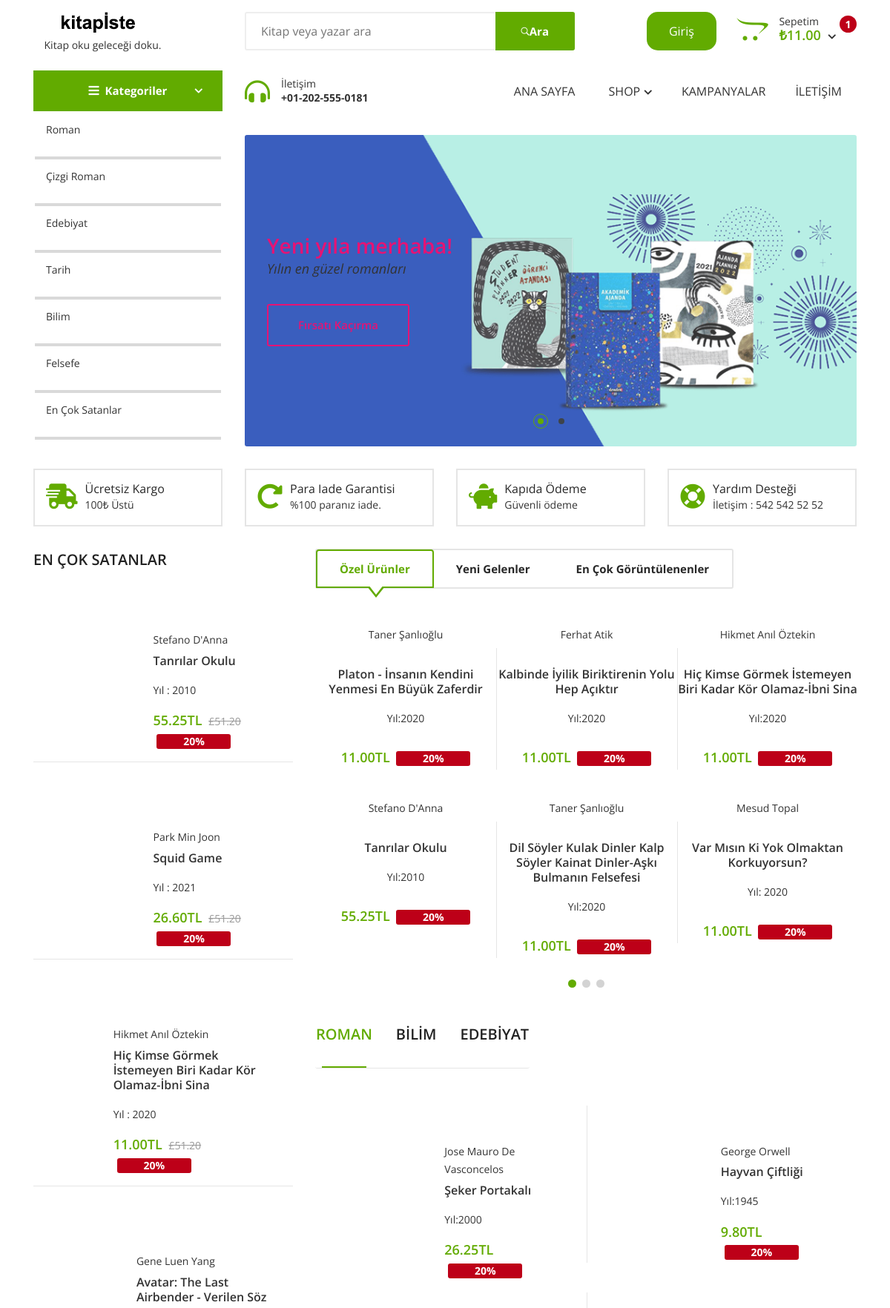
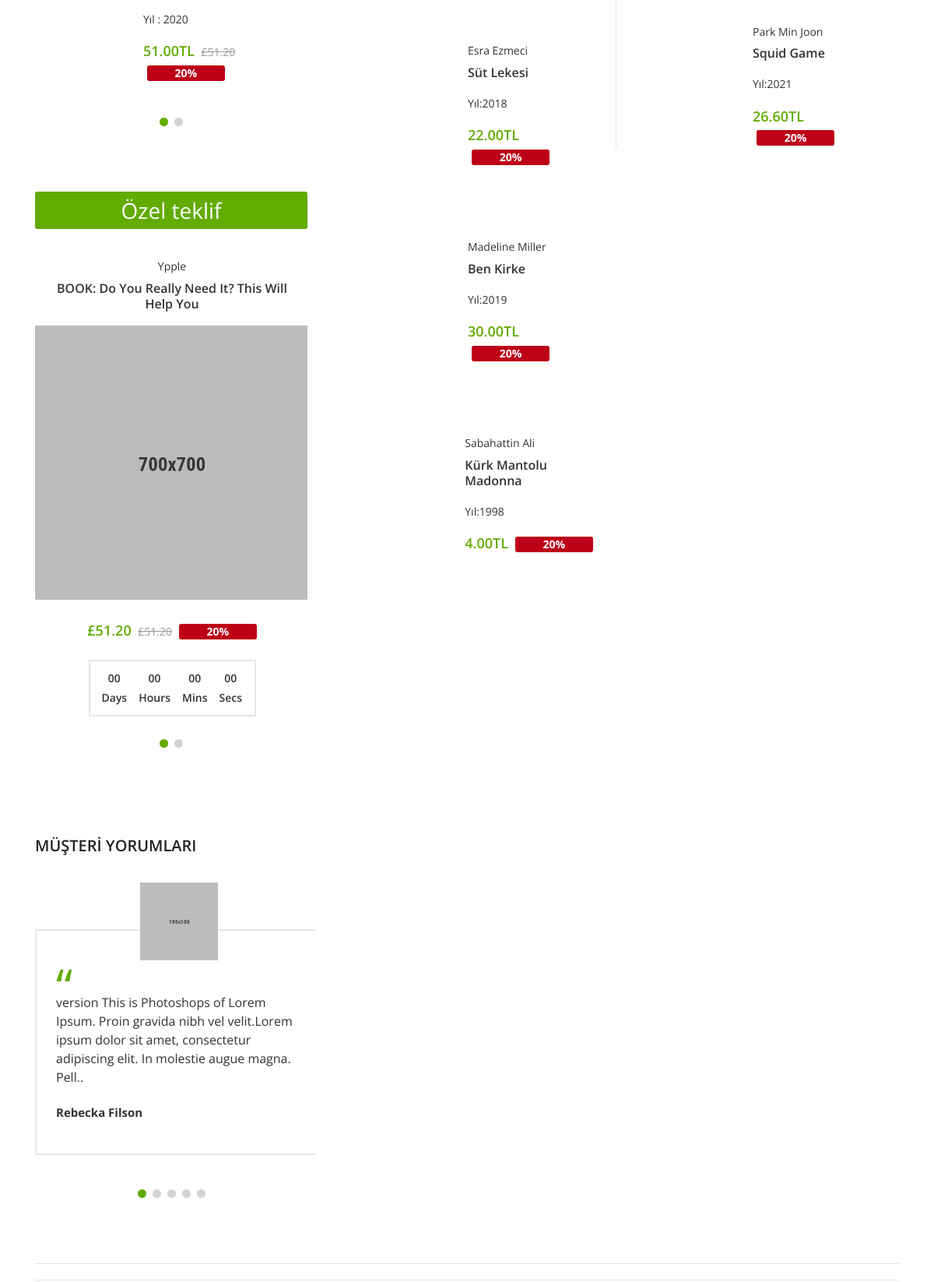
The page / (upper part) on the database its author committed (2 pictures, top to bottom).
### tables this page shows
CREATE TABLE `kitap` (
  `id` int(11) NOT NULL,
  `kitap_adi` varchar(150) DEFAULT NULL,
  `kitap_turu` varchar(50) NOT NULL,
  `yazar` varchar(50) NOT NULL,
  `sayfa` int(50) NOT NULL,
  `yili` varchar(50) NOT NULL,
  `dili` varchar(20) NOT NULL,
  `fiyat` decimal(5,2) NOT NULL,
  `aciklama` varchar(1600) NOT NULL,
  `barkod` bigint(20) NOT NULL,
  `kapak_foto` varchar(500) NOT NULL
);

### index.php (the view, shortened to what the rows shown need)
<?php
try {
     $db = new PDO("mysql:host=localhost;dbname=odev_db", "root", "");
} catch ( PDOException $e ){
     print $e->getMessage();
}
?>
<!DOCTYPE html>
<html lang="tr">
<head>
    <link rel="stylesheet" type="text/css" media="screen" href="css/plugins.css" />
    <link rel="stylesheet" type="text/css" media="screen" href="css/main.css" />
</head>
<body>
    <div class="site-wrapper" id="top">
        <section class="section-margin">
            <div class="container">
                <div class="row">
                    <div class="col-lg-4">
                        <div class="home-left-side text-center text-lg-left">
                            <div class="single-block">
                                <div class="product-slider product-list-slider multiple-row sb-slick-slider home-4-left-sidebar"
                                    data-slick-setting='{
                                            "autoplay": true,
                                            "autoplaySpeed": 8000,
                                            "slidesToShow":1,
                                            "rows":4,
                                            "dots":true
                                        }' data-slick-responsive='[
                                            {"breakpoint":1200, "settings": {"slidesToShow": 1} },
                                            {"breakpoint":992, "settings": {"slidesToShow": 2, "rows":2} },
                                            {"breakpoint":768, "settings": {"slidesToShow": 2, "rows":2} },
                                            {"breakpoint":575, "settings": {"slidesToShow": 1} },
                                            {"breakpoint":490, "settings": {"slidesToShow": 1} }
                                        ]'>
										<?php
							    $query = $db->query("SELECT * FROM kitap ORDER BY RAND() LIMIT 8", PDO::FETCH_ASSOC);
                                if ( $query->rowCount() ){
                                foreach( $query as $row ){
                                ?>
                                               <div class="single-slide">
                                        <div class="product-card card-style-list">
                                            <div class="card-image">
                                            </div>
                                            <div class="product-card--body">
                                                <div class="product-header">
                                                    <a href="" class="author"><?php echo $row['yazar']; ?></a>
                                                   <h3><a href="product-details.html?id=<?php echo $row['id']; ?>"><?php echo substr($row['kitap_adi'],0,100); ?></a></h3>
												   <a href="" class="author">Yıl : <?php echo $row['yili']; ?></a>
                                                </div>
                                                <div class="price-block">
                                                    <span class="price"><?php echo $row['fiyat']; ?>TL</span>
                                                    <del class="price-old">£51.20</del>
                                                    <span class="price-discount">20%</span>
                                                </div>
                                            </div>
                                        </div>
                                    </div>
                                                <?php }}
													?>
                                </div>
                            </div>
                        </div>
                    </div>
                    <div class="col-lg-8">
                        <div class="home-right-side">
                            <div class="single-block">
                                <div class="sb-custom-tab text-lg-left text-center">
                                    <div class="tab-content space-db--30" id="myTabContent">
                                        <div class="tab-pane show active" id="shop" role="tabpanel"
                                            aria-labelledby="shop-tab">
                                            <div class="product-slider multiple-row slider-border-multiple-row  sb-slick-slider"
                                                data-slick-setting='{
                        "autoplay": true,
                        "autoplaySpeed": 8000,
                        "slidesToShow": 3,
                        "rows":2,
                        "dots":true
                    }' data-slick-responsive='[
                        {"breakpoint":992, "settings": {"slidesToShow": 3} },
                        {"breakpoint":768, "settings": {"slidesToShow": 2} },
                        {"breakpoint":480, "settings": {"slidesToShow": 1} },
                        {"breakpoint":320, "settings": {"slidesToShow": 1} }
                    ]'>
					<?php
							    $query = $db->query("SELECT * FROM kitap ORDER BY id DESC LIMIT 9", PDO::FETCH_ASSOC);
                                if ( $query->rowCount() ){
                                foreach( $query as $row ){
                                ?>
                                                <div class="single-slide">
                                                    <div class="product-card">
                                                        <div class="product-header">
                                                            <a href="" class="author"><?php echo $row['yazar']; ?></a>
                                                        </div>
                                                        <div class="product-card--body">
															<h3><a href="product-details.html?id=<?php echo $row['id']; ?>"><?php echo substr($row['kitap_adi'],0,100); ?></a></h3>
															<a href="" class="author">Yıl:<?php echo $row['yili']; ?></a>
                                                            <div class="price-block">
                                                                <span class="price"><?php echo $row['fiyat']; ?>TL</span>
                                                                <span class="price-discount">20%</span>
                                                            </div>
                                                        </div>
                                                    </div>
                                                </div>
                                                <?php }}
													?>
                                                </div>
                                            </div>
                                        </div>
                                    </div>
                                </div>
                            </div><br><br><br>
                            <div class="single-block">
                                <div class="home-right-block bg-white">
                                    <div class="sb-custom-tab text-lg-left text-center">
                                        <div class="tab-content" id="myTabContent2">
                                            <div class="tab-pane show active" id="shop2" role="tabpanel"
                                                aria-labelledby="shop-tab2">
                                                <div class="product-slider product-list-slider multiple-row slider-border-multiple-row  sb-slick-slider"
                                                    data-slick-setting='{
                                                        "autoplay": true,
                                                        "autoplaySpeed": 8000,
                                                        "slidesToShow": 2,
                                                        "rows":4,
                                                        "dots":true
                                                    }' data-slick-responsive='[
                                                        {"breakpoint":992, "settings": {"slidesToShow": 2,"rows": 3} },
                                                        {"breakpoint":768, "settings": {"slidesToShow": 1} }
                                                    ]'>
                                                    <?php
							    $query = $db->query("SELECT * FROM kitap where kitap_turu = 'roman'", PDO::FETCH_ASSOC);
                                if ( $query->rowCount() ){
                                foreach( $query as $row ){
                                ?>
													<div class="single-slide">
                                                        <div class="product-card card-style-list">
                                                            <div class="card-image">
                                                            </div>
                                                            <div class="product-card--body">
                                                                <div class="product-header">
                                                                    <a href="" class="author"><?php echo $row['yazar']; ?></a>
                                                                    <h3><a href="product-details.html"><?php echo $row['kitap_adi']; ?></a></h3>
                                                                </div>
																<a href="" class="author">Yıl:<?php echo $row['yili']; ?></a>
                                                                <div class="price-block">
                                                                    <span class="price"><?php echo $row['fiyat']; ?>TL</span>
                                                                    <span class="price-discount">20%</span>
                                                                </div>
                                                            </div>
                                                        </div>
                                                    </div>
                                                    <?php }} ?>
                                                            </div>
                                                        </div>
                                                    </div>
                                                </div>
                                            </div>
                                                    </div>
                                                </div>
                                            </div>
                                                    </div>
                                                </div>
</body>
</html>

### rows shown on the page
kitap: yazar "Stefano D'Anna", kitap_adi "Tanrılar Okulu", yili "2010", fiyat "55.25"
kitap: yazar "Park Min Joon", kitap_adi "Squid Game", yili "2021", fiyat "26.60"
kitap: yazar "Hikmet Anıl Öztekin", kitap_adi "Hiç Kimse Görmek İstemeyen Biri Kadar Kör Olamaz-İbni Sina", yili "2020", fiyat "11.00"
kitap: yazar "Gene Luen Yang", kitap_adi "Avatar: The Last Airbender - Verilen Söz", yili "2020", fiyat "51.00"
kitap: yazar "Taner Şanlıoğlu", kitap_adi "Platon - İnsanın Kendini Yenmesi En Büyük Zaferdir", yili "2020", fiyat "11.00"
kitap: yazar "Ferhat Atik", kitap_adi "Kalbinde İyilik Biriktirenin Yolu Hep Açıktır", yili "2020", fiyat "11.00"
kitap: yazar "Taner Şanlıoğlu", kitap_adi "Dil Söyler Kulak Dinler Kalp Söyler Kainat Dinler-Aşkı Bulmanın Felsefesi", yili "2020", fiyat "11.00"
kitap: yazar "Mesud Topal", kitap_adi "Var Mısın Ki Yok Olmaktan Korkuyorsun?", yili "2020", fiyat "11.00"
kitap: yazar "Jose Mauro De Vasconcelos", kitap_adi "Şeker Portakalı", yili "2000", fiyat "26.25"
kitap: yazar "Esra Ezmeci", kitap_adi "Süt Lekesi", yili "2018", fiyat "22.00"
kitap: yazar "Madeline Miller", kitap_adi "Ben Kirke", yili "2019", fiyat "30.00"
kitap: yazar "Sabahattin Ali", kitap_adi "Kürk Mantolu Madonna", yili "1998", fiyat "4.00"
kitap: yazar "George Orwell", kitap_adi "Hayvan Çiftliği", yili "1945", fiyat "9.80"

### other values the page prints
$adetsayi=$row['adetsayi'] "1"
$toplamsayi=$row['toplam'] "11.00"
